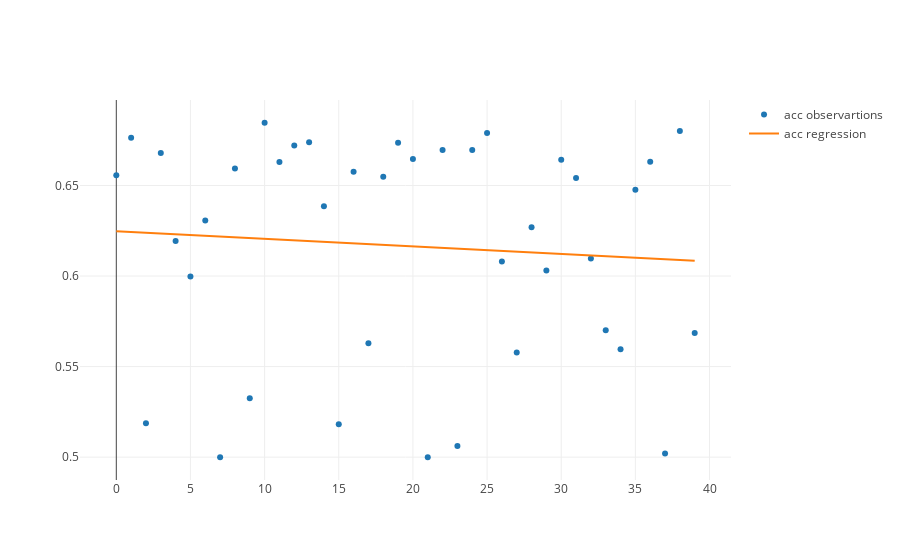

Here is the notebook cell this chart was saved with:
### Markdown cell above
# random

### Code cell
df_random_1 = get_df('search_summary_random_1.csv')
df_random_2 = get_df('search_summary_random_2.csv')
df_random = pd.concat((df_random_1, df_random_2)).reset_index()
plot_regression_df(df_random)
